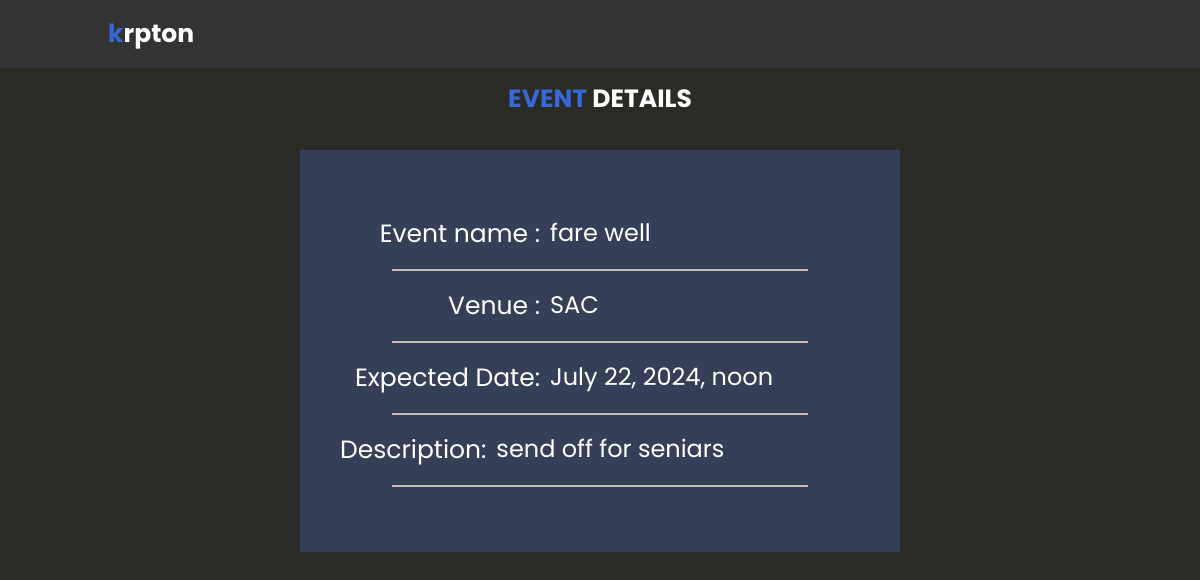
Page /detailed_event/1/ on the committed database.
### authentication/models.py (models this page shows, shortened)
class Event(models.Model):
    name = models.CharField(max_length=200)
    description = models.TextField()
    start_time = models.DateTimeField()
    end_time = models.DateTimeField()
    venue = models.CharField(max_length=200)
    organizer = models.ForeignKey(Profile, on_delete=models.CASCADE, related_name='organized_events')
    created_at = models.DateTimeField(auto_now_add=True)
    updated_at = models.DateTimeField(auto_now=True)
    approved = models.BooleanField(default=False)

### authentication/views.py (the view)
# urls.py: path('detailed_event/<int:event_id>/',detailed_event,name='detailed_event'),
def detailed_event(request,event_id):
	event = get_object_or_404(Event, id=event_id)
	return render(request,'authentication/showEvent.html',{'event':event})

### authentication/templates/authentication/showEvent.html (shortened to what this page needs)
{% load static %}
<!DOCTYPE html>
<html lang="en">
<head>
    <link rel="stylesheet" href={% static "styles.css" %} />
    <link rel="stylesheet" href={% static "showEvent.css" %} />
</head>
<body>
    <header class="nav">
        <a href="#" class="logo"><span>k</span>rpton</a>
    </header>
    <div class="content" >
        <center>
            <br><br><br><br><br>
        <h2 class="event"><span>Event</span> Details</h2><br /><br>
        <div class="div_deg">
                <div class="box">
                    <label class="label" for="">Event name :</label>
                    <div class="details">{{event.name}}</div>
                </div>
                <br>
                <hr>
                <br>
                <div class="box">
                    <label  class="label" for="">Venue :</label>
                    <div class="details">{{event.venue}}</div>
                </div>
                <br>
                <hr>
                <br>
                <div class="box">
                    <label class="label" for="">Expected Date:</label>
                    <div class="details">{{event.start_time}}</div>
                </div>
                <br>
                <hr>
                <br>
                <div class="box">
                    <div style="display: inline-flex;color: #fff; font-size: 2.5rem;"> Description:</div>
                    <div class="details">{{event.description}}</div>
                </div>
                <br>
                <hr>
        </div>
        </center>
       </div>
       <br><br><br>
</body>
</html>

### authentication/static/styles.css (style rules this page uses)
:root { --theme-color: #3867d6; }
* { font-family: "Poppins", sans-serif; margin: 0; padding: 0; box-sizing: border-box; outline: none; border: none; text-decoration: none; transition: 0.2s linear; }
html { font-size: 62.5%; overflow-x: hidden; scroll-padding-top: 7rem; scroll-behavior: smooth; }
body { background: #2b2b26; }
.nav { position: fixed; top: 0; left: 0; right: 0; z-index: 10000; background: #333; display: flex; align-items: center; justify-content: space-between; padding: 1.5rem 9%; }
.nav .logo { font-weight: bolder; color: #fff; font-size: 2.5rem; }
.nav .logo span { color: var(--theme-color); }

### authentication/static/showEvent.css (style rules this page uses)
.box { display: flex; }
.details { color: white; font-size:x-large; margin-left: 10px; text-align: left; }
hr { height: 2px; background-color: rgb(199, 187, 187); width: 80%; }
.label { display: inline-block; text-align:right; color: #fff; font-size: 2.5rem; width:200px; }
.div_deg { background-color: #354058; width:600px; padding-top:65px; padding-bottom:65px; padding-left: 40px; padding-right: 40px; }
.content h2 { color: #fff; font-size: 2.5rem; text-transform: uppercase; }
.content h2 span { color: var(--theme-color); text-transform: uppercase; }

### rows in the picture
Event: name "fare well", venue "SAC", start_time "July 22, 2024, noon", description "send off for seniars"
